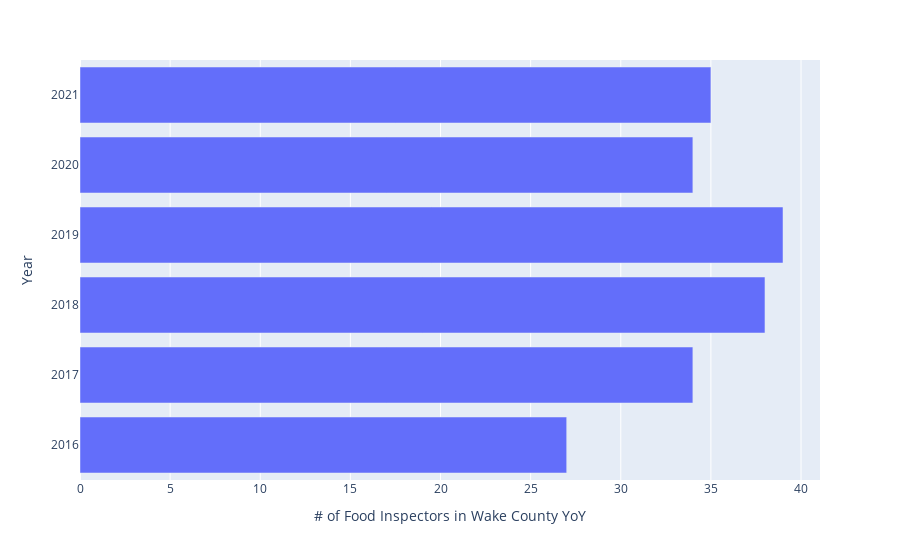

The code cell stored with this chart in its notebook:
### Code cell
disp = df.copy()
disp['DATE'] =  pd.to_datetime(disp['DATE'])
disp['Year'] = disp['DATE'].dt.year
disp = (disp.groupby('Year')['INSPECTOR'].nunique())
disp = pd.DataFrame(disp).reset_index()
disp.columns = ['Year', '# of Inspectors']
fig = px.bar(disp, y="Year", x="# of Inspectors", orientation='h')
fig.update_xaxes(title='# of Food Inspectors in Wake County YoY')
fig.show()

### Figure 1 — Plotly figure (JSON) as saved in the notebook; plotly's stock layout.template omitted (floating-point values rounded to 4 significant figures)
{"data": [{"alignmentgroup": "True", "hovertemplate": "# of Inspectors=%{x}<br>Year=%{y}<extra></extra>", "legendgroup": "", "marker": {"color": "#636efa", "pattern": {"shape": ""}}, "name": "", "offsetgroup": "", "orientation": "h", "showlegend": false, "textposition": "auto", "type": "bar", "x": [27, 34, 38, 39, 34, 35], "xaxis": "x", "y": [2016, 2017, 2018, 2019, 2020, 2021], "yaxis": "y"}], "layout": {"autosize": true, "barmode": "relative", "legend": {"tracegroupgap": 0}, "margin": {"t": 60}, "xaxis": {"anchor": "y", "autorange": true, "domain": [0, 1], "range": [0, 41.05], "title": {"text": "# of Food Inspectors in Wake County YoY"}, "type": "linear"}, "yaxis": {"anchor": "x", "autorange": true, "domain": [0, 1], "range": [2016.0, 2022.0], "title": {"text": "Year"}, "type": "linear"}}}
